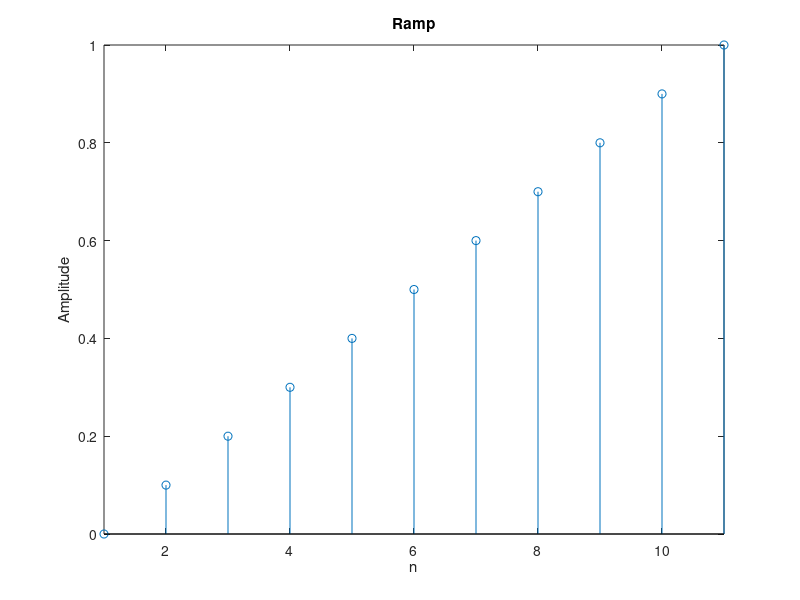

Here is the MATLAB script that generated this plot:
clc;
clear all;
close all;
t=0:0.1:1;
r=t;
subplot(1,1,1);
stem(r);
axis tight;
xlabel('n');
ylabel('Amplitude');
title('Ramp')
